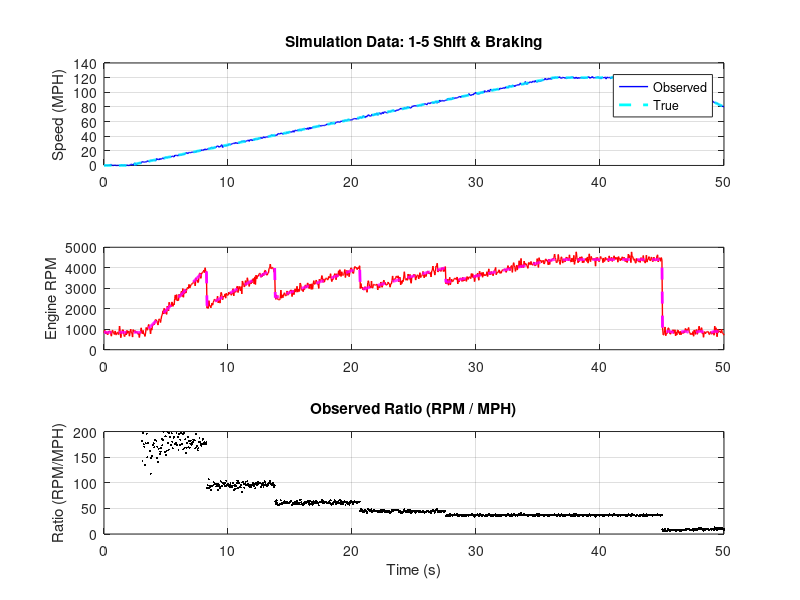

Write the MATLAB code that produced this figure.
function [time, obs_speed obs_rpm obs_ratio true_gear] = simulated_speed_rpm()
  % ---------------------------------------------------------
  % Vehicle Constants
  % ---------------------------------------------------------
  gear_ratios = [4.03, 2.16, 1.37, 1.00, 0.82];
  rear_end_ratio = 3.31;
  tire_diameter_in = 24.9;

  % Conversion Factors
  tire_circumference_ft = (tire_diameter_in * pi) / 12;
  tire_revs_per_mile = 5280 / tire_circumference_ft;

  % Calculate "RPM per MPH" for every gear
  % RPM = MPH * Ratio * FinalDrive * (RevsPerMile / 60)
  k_const = rear_end_ratio * (tire_revs_per_mile / 60);
  ratios_rpm_per_mph = gear_ratios .* k_const;

  % ---------------------------------------------------------
  % Simulation Setup
  % ---------------------------------------------------------
  dt = 50e-3; % 50ms sample time
  T = 50;     % 40 seconds duration
  num_samples = floor(T/dt);
  time = linspace(0, T, num_samples);

  % Noise Parameters
  speed_noise_std = 0.75;  % MPH noise
  rpm_noise_std = 120.0;   % RPM noise

  % Driver/Car Logic Parameters
  idle_rpm = 850;
  shift_point_rpm = 4000; % Driver shifts when RPM hits this
  accel_rate = 3.5;       % MPH per second
  brake_rate = 8.0;       % MPH per second decel
  max_speed = 120;

  % Initialize Arrays
  true_speed_mph = zeros(1, num_samples);
  true_rpm = zeros(1, num_samples);
  true_gear = zeros(1, num_samples); % 0 = Neutral
  clutch_is_pressed = false;

  % Initial State
  current_speed = 0;
  current_gear_idx = 1; % Start in 1st gear (waiting)
  state = 'IDLE'; % States: IDLE, ACCEL, CRUISE, BRAKE

  % ---------------------------------------------------------
  % Simulation Loop
  % ---------------------------------------------------------
  for k = 1:num_samples
      t = time(k);

      % --- State Machine ---
      if t < 2
          state = 'IDLE';
      elseif current_speed < max_speed && strcmp(state, 'BRAKE') == 0
          state = 'ACCEL';
      elseif t > 45
          state = 'BRAKE';
          clutch_is_pressed = true; % Clutch in for braking
      else
          state = 'CRUISE';
      end

      % --- Physics & Driver Input ---

      switch state
          case 'IDLE'
              current_speed = 0;
              current_rpm = idle_rpm;
              true_gear(k) = 0; % Neutral

          case 'ACCEL'
              current_speed = current_speed + (accel_rate * dt);

              % Calculate RPM for current gear
              current_ratio = ratios_rpm_per_mph(current_gear_idx);
              current_rpm = current_speed * current_ratio;

              % Shift Logic: If RPM is too high, shift up
              if current_rpm > shift_point_rpm && current_gear_idx < 5
                  current_gear_idx = current_gear_idx + 1;
                  % Recalculate RPM for new gear (Instant shift for simplicity)
                  current_ratio = ratios_rpm_per_mph(current_gear_idx);
                  current_rpm = current_speed * current_ratio;
              end

              % Physical limit: Don't drop below idle if moving
              current_rpm = max(current_rpm, idle_rpm);
              true_gear(k) = current_gear_idx;

          case 'CRUISE'
              current_speed = max_speed;
              current_ratio = ratios_rpm_per_mph(current_gear_idx);
              current_rpm = current_speed * current_ratio;
              true_gear(k) = current_gear_idx;

          case 'BRAKE'
              % Decelerate
              current_speed = current_speed - (brake_rate * dt);
              if current_speed < 0
                  current_speed = 0;
              end

              % Clutch is in: Engine drops to idle
              % (Add a little wobble to idle to make it realistic)
              current_rpm = idle_rpm + 50*sin(t*5);

              true_gear(k) = 0; % Technically gear might be selected, but clutch is in
      end

      % Store Ground Truth
      true_speed_mph(k) = current_speed;
      true_rpm(k) = current_rpm;
  end

  % ---------------------------------------------------------
  % Generate Observations (Add Noise)
  % ---------------------------------------------------------
  obs_speed = true_speed_mph + randn(1, num_samples) * speed_noise_std;
  obs_rpm = true_rpm + randn(1, num_samples) * rpm_noise_std;

  % Handle negative noise spikes (Physics constraint)
  obs_speed(obs_speed < 0) = 0;
  obs_rpm(obs_rpm < 0) = 0;

  % ---------------------------------------------------------
  % Visualization
  % ---------------------------------------------------------
  figure(1); clf;

  subplot(3,1,1);
  plot(time, obs_speed, 'b', 'LineWidth', 1); hold on;
  plot(time, true_speed_mph, 'c--', 'LineWidth', 2);
  ylabel('Speed (MPH)');
  legend('Observed', 'True');
  title('Simulation Data: 1-5 Shift & Braking');
  grid on;
  hold off;

  subplot(3,1,2);
  plot(time, obs_rpm, 'r', 'LineWidth', 1); hold on;
  plot(time, true_rpm, 'm--', 'LineWidth', 2);
  ylabel('Engine RPM');
  grid on;
  hold off;

  subplot(3,1,3);
  % Calculate Observed Ratio for visualization
  % Avoid divide by zero
  safe_speed = obs_speed;
  safe_speed(safe_speed < 2) = nan;
  obs_ratio = obs_rpm ./ safe_speed;

  plot(time, obs_ratio, 'k.', 'MarkerSize', 5); hold on;
  ylabel('Ratio (RPM/MPH)');
  xlabel('Time (s)');
  ylim([0, 200]);
  title('Observed Ratio (RPM / MPH)');
  grid on;
  hold off;

  % Draw expected gear lines
##  colors = ['g', 'b', 'm', 'c', 'r'];
##  for i = 1:5
##      yline(ratios_rpm_per_mph(i), ['--', colors(i)], ['Gear ' num2str(i)]);
##  end

endfunction
